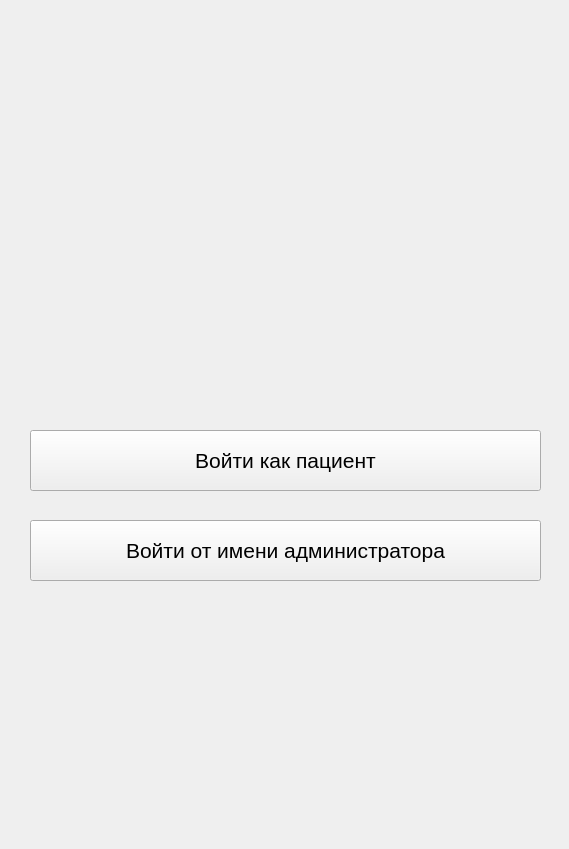
<?xml version="1.0" encoding="UTF-8"?>
<ui version="4.0">
 <class>Form</class>
 <widget class="QWidget" name="Form">
  <property name="geometry">
   <rect>
    <x>0</x>
    <y>0</y>
    <width>569</width>
    <height>849</height>
   </rect>
  </property>
  <property name="windowTitle">
   <string>Form</string>
  </property>
  <widget class="QPushButton" name="push_button_like_patient">
   <property name="geometry">
    <rect>
     <x>30</x>
     <y>430</y>
     <width>511</width>
     <height>61</height>
    </rect>
   </property>
   <property name="font">
    <font>
     <pointsize>16</pointsize>
    </font>
   </property>
   <property name="autoFillBackground">
    <bool>false</bool>
   </property>
   <property name="styleSheet">
    <string notr="true"/>
   </property>
   <property name="text">
    <string>Войти как пациент</string>
   </property>
   <property name="autoRepeatDelay">
    <number>300</number>
   </property>
  </widget>
  <widget class="QPushButton" name="push_button_like_admin">
   <property name="geometry">
    <rect>
     <x>30</x>
     <y>520</y>
     <width>511</width>
     <height>61</height>
    </rect>
   </property>
   <property name="font">
    <font>
     <pointsize>16</pointsize>
    </font>
   </property>
   <property name="autoFillBackground">
    <bool>false</bool>
   </property>
   <property name="styleSheet">
    <string notr="true"/>
   </property>
   <property name="text">
    <string>Войти от имени администратора</string>
   </property>
   <property name="autoRepeatDelay">
    <number>300</number>
   </property>
  </widget>
  <widget class="QLabel" name="label">
   <property name="geometry">
    <rect>
     <x>0</x>
     <y>0</y>
     <width>571</width>
     <height>851</height>
    </rect>
   </property>
   <property name="text">
    <string/>
   </property>
   <property name="pixmap">
    <pixmap>../../image/Главное меню.jpg</pixmap>
   </property>
   <property name="scaledContents">
    <bool>true</bool>
   </property>
  </widget>
  <zorder>label</zorder>
  <zorder>push_button_like_patient</zorder>
  <zorder>push_button_like_admin</zorder>
 </widget>
 <resources/>
 <connections/>
</ui>
